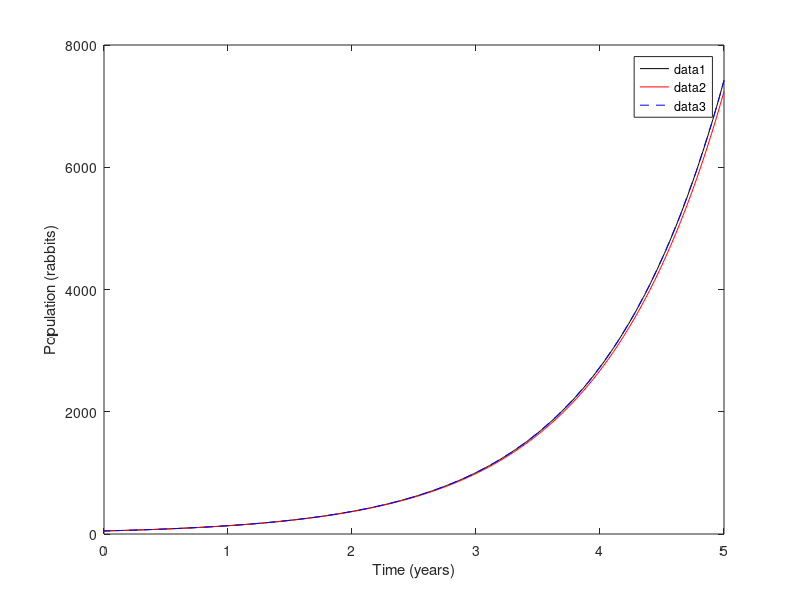

Write MATLAB code to recreate this figure.
% simPopulation.m
% Roger Chen
% 2026-06-15

clc
clear
close all

% Define parameteres
P0 = 50;
alpha = 1;
tfinal = 5;
dt = 0.01;

% Simulate system (solution known)
t_vec = 0:dt:tfinal;
P_vec = P0 * exp(alpha * t_vec);

% Simulate system (approximation, solution not known)
% Euler's method
P_vec_sim = zeros(size(t_vec));     % preallocation
P_vec_sim(1) = P0;                  % set initial value
N = numel(t_vec);
for iter = 2:N                      % compute t_vec.size - 1 times
    prevP = P_vec_sim(iter - 1);
    currP = prevP + dt * (alpha * prevP);
    P_vec_sim(iter) = currP;
end

% Simulate system (approximation, solution not known)
% Runge-Kutta method (ODE45)
dynamics = @(t, x) alpha*x;
[t_ode45, x_ode45] = ode45(dynamics, [0 tfinal], P0);


% Plot the population over time
plot(t_vec, P_vec, 'k-');
xlabel("Time (years)");
ylabel("Population (rabbits)");

hold on;
plot(t_vec, P_vec_sim, 'r-');

plot(t_ode45, x_ode45, "b--");

legend;
